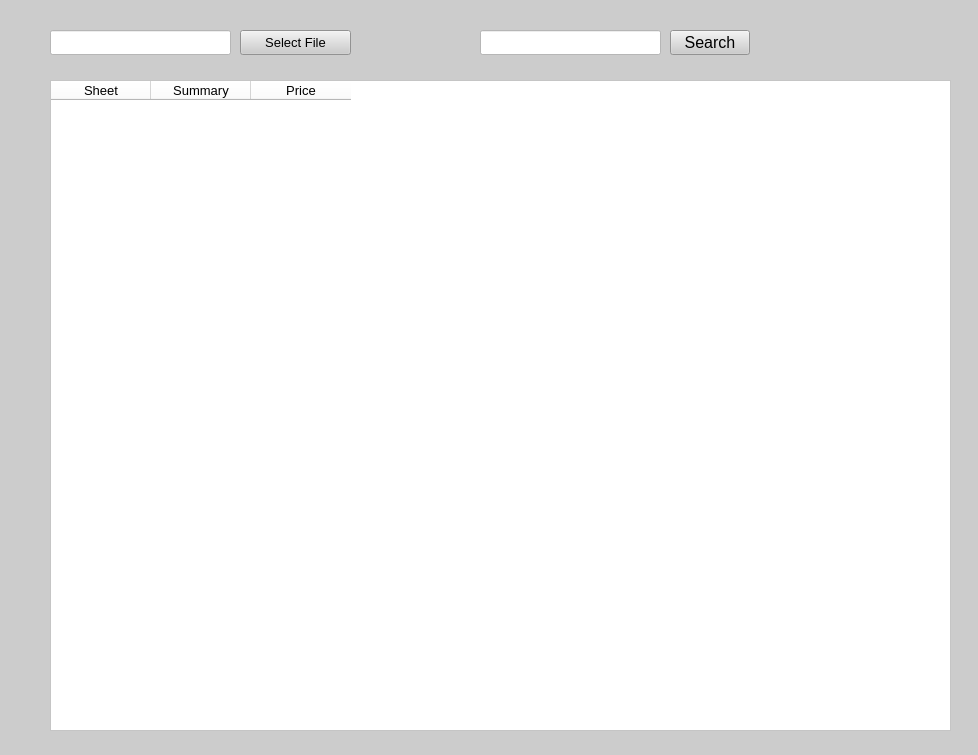
<?xml version="1.0" encoding="UTF-8"?>
<ui version="4.0">
 <class>Widget</class>
 <widget class="QWidget" name="Widget">
  <property name="geometry">
   <rect>
    <x>0</x>
    <y>0</y>
    <width>978</width>
    <height>755</height>
   </rect>
  </property>
  <property name="mouseTracking">
   <bool>true</bool>
  </property>
  <property name="windowTitle">
   <string>Widget</string>
  </property>
  <property name="styleSheet">
   <string notr="true">
        background-color: #ccc;    /* White background for table cells */
        color: #000;               /* Black text in cells */
        font-family: &quot;Segoe UI&quot;;
        font-size: 10pt;
    </string>
  </property>
  <widget class="QPushButton" name="pushButton">
   <property name="geometry">
    <rect>
     <x>670</x>
     <y>30</y>
     <width>80</width>
     <height>25</height>
    </rect>
   </property>
   <property name="styleSheet">
    <string notr="true">
    color: #000;              /* black text */
    font-family: &quot;Segoe UI&quot;;
    font-size: 12pt;</string>
   </property>
   <property name="text">
    <string>Search</string>
   </property>
  </widget>
  <widget class="QTableWidget" name="tableWidget">
   <property name="geometry">
    <rect>
     <x>50</x>
     <y>80</y>
     <width>901</width>
     <height>651</height>
    </rect>
   </property>
   <property name="mouseTracking">
    <bool>true</bool>
   </property>
   <property name="styleSheet">
    <string notr="true"> background-color: #fff;    /* White background for table cells */</string>
   </property>
   <property name="rowCount">
    <number>0</number>
   </property>
   <property name="columnCount">
    <number>3</number>
   </property>
   <attribute name="horizontalHeaderCascadingSectionResizes">
    <bool>true</bool>
   </attribute>
   <column>
    <property name="text">
     <string>Sheet</string>
    </property>
   </column>
   <column>
    <property name="text">
     <string>Summary</string>
    </property>
   </column>
   <column>
    <property name="text">
     <string>Price</string>
    </property>
   </column>
  </widget>
  <widget class="QLineEdit" name="lineEdit">
   <property name="geometry">
    <rect>
     <x>480</x>
     <y>30</y>
     <width>181</width>
     <height>25</height>
    </rect>
   </property>
   <property name="styleSheet">
    <string notr="true">background-color: #fff;   /* white background */
    color: #000;              /* black text */
    font-family: &quot;Segoe UI&quot;;
    font-size: 12pt;</string>
   </property>
  </widget>
  <widget class="QPushButton" name="pushButton_SelectFile">
   <property name="geometry">
    <rect>
     <x>240</x>
     <y>30</y>
     <width>111</width>
     <height>25</height>
    </rect>
   </property>
   <property name="text">
    <string>Select File</string>
   </property>
  </widget>
  <widget class="QLineEdit" name="lineEdit_2">
   <property name="geometry">
    <rect>
     <x>50</x>
     <y>30</y>
     <width>181</width>
     <height>25</height>
    </rect>
   </property>
   <property name="styleSheet">
    <string notr="true">background-color: #fff;   /* white background */
    color: #000;              /* black text */
    font-family: &quot;Segoe UI&quot;;
    font-size: 12pt;</string>
   </property>
  </widget>
 </widget>
 <resources/>
 <connections/>
</ui>
